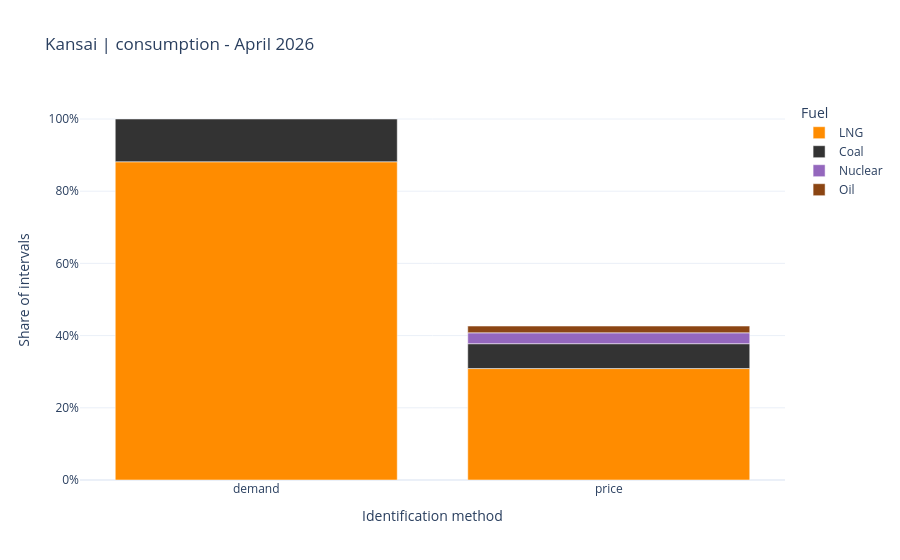
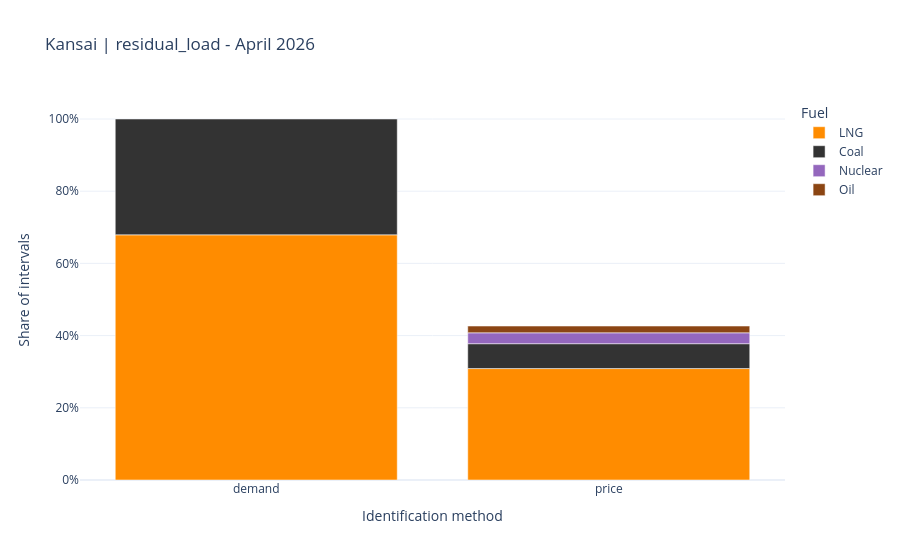
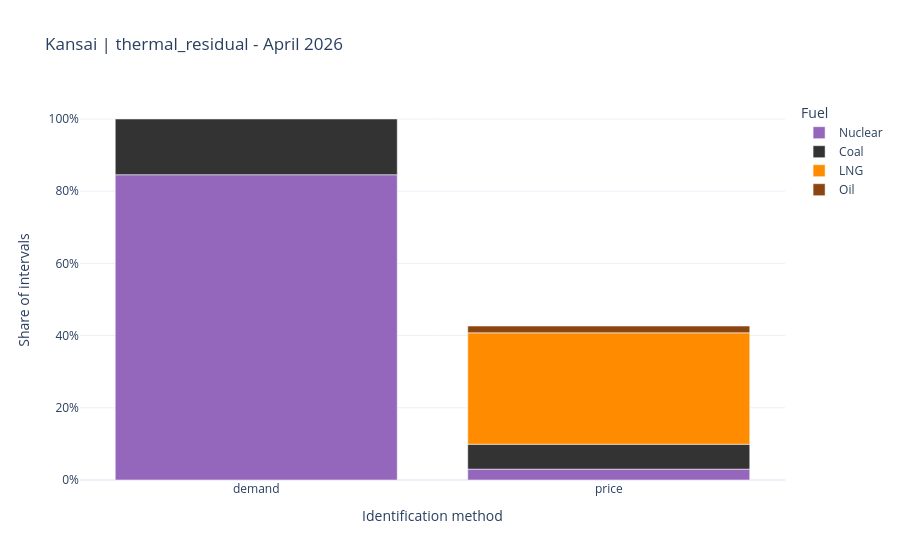
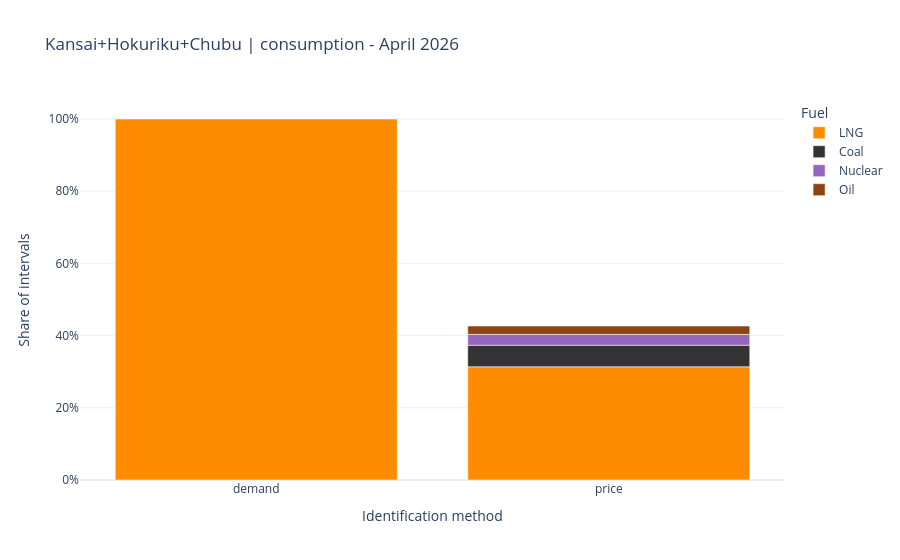

The notebook cell these images were saved under, in order:
### Code cell
# Focus Kansai: impact du fence et de la base de demande
kansai_configs = [cfg for cfg in configs if "Kansai" in cfg.name]
for cfg in kansai_configs:
    summary = summarize_price_setters(config_results[cfg.name])
    fig = plot_price_setter_share_plotly(
        summary,
        region=cfg.name,
        title=f"{cfg.name} - {result.delivery_month:%B %Y}",
    )
    fig.show()

### Figure 1 — Plotly figure (JSON) as saved in the notebook; plotly's stock layout.template omitted (floating-point values rounded to 4 significant figures)
{"data": [{"hovertemplate": "Fuel=LNG<br>Identification method=%{x}<br>Share of intervals=%{y}<extra></extra>", "legendgroup": "LNG", "marker": {"color": "#ff8c00", "pattern": {"shape": ""}}, "name": "LNG", "orientation": "v", "showlegend": true, "textposition": "auto", "type": "bar", "x": ["demand", "price"], "xaxis": "x", "y": [0.8816, 0.3087], "yaxis": "y"}, {"hovertemplate": "Fuel=Coal<br>Identification method=%{x}<br>Share of intervals=%{y}<extra></extra>", "legendgroup": "Coal", "marker": {"color": "#333333", "pattern": {"shape": ""}}, "name": "Coal", "orientation": "v", "showlegend": true, "textposition": "auto", "type": "bar", "x": ["demand", "price"], "xaxis": "x", "y": [0.1184, 0.06892], "yaxis": "y"}, {"hovertemplate": "Fuel=Nuclear<br>Identification method=%{x}<br>Share of intervals=%{y}<extra></extra>", "legendgroup": "Nuclear", "marker": {"color": "#9467bd", "pattern": {"shape": ""}}, "name": "Nuclear", "orientation": "v", "showlegend": true, "textposition": "auto", "type": "bar", "x": ["price"], "xaxis": "x", "y": [0.03015], "yaxis": "y"}, {"hovertemplate": "Fuel=Oil<br>Identification method=%{x}<br>Share of intervals=%{y}<extra></extra>", "legendgroup": "Oil", "marker": {"color": "#8b4513", "pattern": {"shape": ""}}, "name": "Oil", "orientation": "v", "showlegend": true, "textposition": "auto", "type": "bar", "x": ["price"], "xaxis": "x", "y": [0.01866], "yaxis": "y"}], "layout": {"barmode": "relative", "legend": {"title": {"text": "Fuel"}, "tracegroupgap": 0}, "title": {"text": "Kansai | consumption - April 2026"}, "xaxis": {"anchor": "y", "domain": [0, 1], "title": {"text": "Identification method"}}, "yaxis": {"anchor": "x", "domain": [0, 1], "tickformat": ".0%", "title": {"text": "Share of intervals"}}}}

### Figure 2 — Plotly figure (JSON) as saved in the notebook; plotly's stock layout.template omitted (floating-point values rounded to 4 significant figures)
{"data": [{"hovertemplate": "Fuel=LNG<br>Identification method=%{x}<br>Share of intervals=%{y}<extra></extra>", "legendgroup": "LNG", "marker": {"color": "#ff8c00", "pattern": {"shape": ""}}, "name": "LNG", "orientation": "v", "showlegend": true, "textposition": "auto", "type": "bar", "x": ["demand", "price"], "xaxis": "x", "y": [0.6791, 0.3087], "yaxis": "y"}, {"hovertemplate": "Fuel=Coal<br>Identification method=%{x}<br>Share of intervals=%{y}<extra></extra>", "legendgroup": "Coal", "marker": {"color": "#333333", "pattern": {"shape": ""}}, "name": "Coal", "orientation": "v", "showlegend": true, "textposition": "auto", "type": "bar", "x": ["demand", "price"], "xaxis": "x", "y": [0.3209, 0.06892], "yaxis": "y"}, {"hovertemplate": "Fuel=Nuclear<br>Identification method=%{x}<br>Share of intervals=%{y}<extra></extra>", "legendgroup": "Nuclear", "marker": {"color": "#9467bd", "pattern": {"shape": ""}}, "name": "Nuclear", "orientation": "v", "showlegend": true, "textposition": "auto", "type": "bar", "x": ["price"], "xaxis": "x", "y": [0.03015], "yaxis": "y"}, {"hovertemplate": "Fuel=Oil<br>Identification method=%{x}<br>Share of intervals=%{y}<extra></extra>", "legendgroup": "Oil", "marker": {"color": "#8b4513", "pattern": {"shape": ""}}, "name": "Oil", "orientation": "v", "showlegend": true, "textposition": "auto", "type": "bar", "x": ["price"], "xaxis": "x", "y": [0.01866], "yaxis": "y"}], "layout": {"barmode": "relative", "legend": {"title": {"text": "Fuel"}, "tracegroupgap": 0}, "title": {"text": "Kansai | residual_load - April 2026"}, "xaxis": {"anchor": "y", "domain": [0, 1], "title": {"text": "Identification method"}}, "yaxis": {"anchor": "x", "domain": [0, 1], "tickformat": ".0%", "title": {"text": "Share of intervals"}}}}

### Figure 3 — Plotly figure (JSON) as saved in the notebook; plotly's stock layout.template omitted (floating-point values rounded to 4 significant figures)
{"data": [{"hovertemplate": "Fuel=Nuclear<br>Identification method=%{x}<br>Share of intervals=%{y}<extra></extra>", "legendgroup": "Nuclear", "marker": {"color": "#9467bd", "pattern": {"shape": ""}}, "name": "Nuclear", "orientation": "v", "showlegend": true, "textposition": "auto", "type": "bar", "x": ["demand", "price"], "xaxis": "x", "y": [0.8457, 0.03015], "yaxis": "y"}, {"hovertemplate": "Fuel=Coal<br>Identification method=%{x}<br>Share of intervals=%{y}<extra></extra>", "legendgroup": "Coal", "marker": {"color": "#333333", "pattern": {"shape": ""}}, "name": "Coal", "orientation": "v", "showlegend": true, "textposition": "auto", "type": "bar", "x": ["demand", "price"], "xaxis": "x", "y": [0.1543, 0.06892], "yaxis": "y"}, {"hovertemplate": "Fuel=LNG<br>Identification method=%{x}<br>Share of intervals=%{y}<extra></extra>", "legendgroup": "LNG", "marker": {"color": "#ff8c00", "pattern": {"shape": ""}}, "name": "LNG", "orientation": "v", "showlegend": true, "textposition": "auto", "type": "bar", "x": ["price"], "xaxis": "x", "y": [0.3087], "yaxis": "y"}, {"hovertemplate": "Fuel=Oil<br>Identification method=%{x}<br>Share of intervals=%{y}<extra></extra>", "legendgroup": "Oil", "marker": {"color": "#8b4513", "pattern": {"shape": ""}}, "name": "Oil", "orientation": "v", "showlegend": true, "textposition": "auto", "type": "bar", "x": ["price"], "xaxis": "x", "y": [0.01866], "yaxis": "y"}], "layout": {"barmode": "relative", "legend": {"title": {"text": "Fuel"}, "tracegroupgap": 0}, "title": {"text": "Kansai | thermal_residual - April 2026"}, "xaxis": {"anchor": "y", "domain": [0, 1], "title": {"text": "Identification method"}}, "yaxis": {"anchor": "x", "domain": [0, 1], "tickformat": ".0%", "title": {"text": "Share of intervals"}}}}

### Figure 4 — Plotly figure (JSON) as saved in the notebook; plotly's stock layout.template omitted (floating-point values rounded to 4 significant figures)
{"data": [{"hovertemplate": "Fuel=LNG<br>Identification method=%{x}<br>Share of intervals=%{y}<extra></extra>", "legendgroup": "LNG", "marker": {"color": "#ff8c00", "pattern": {"shape": ""}}, "name": "LNG", "orientation": "v", "showlegend": true, "textposition": "auto", "type": "bar", "x": ["demand", "price"], "xaxis": "x", "y": [1.0, 0.3137], "yaxis": "y"}, {"hovertemplate": "Fuel=Coal<br>Identification method=%{x}<br>Share of intervals=%{y}<extra></extra>", "legendgroup": "Coal", "marker": {"color": "#333333", "pattern": {"shape": ""}}, "name": "Coal", "orientation": "v", "showlegend": true, "textposition": "auto", "type": "bar", "x": ["price"], "xaxis": "x", "y": [0.05958], "yaxis": "y"}, {"hovertemplate": "Fuel=Nuclear<br>Identification method=%{x}<br>Share of intervals=%{y}<extra></extra>", "legendgroup": "Nuclear", "marker": {"color": "#9467bd", "pattern": {"shape": ""}}, "name": "Nuclear", "orientation": "v", "showlegend": true, "textposition": "auto", "type": "bar", "x": ["price"], "xaxis": "x", "y": [0.03015], "yaxis": "y"}, {"hovertemplate": "Fuel=Oil<br>Identification method=%{x}<br>Share of intervals=%{y}<extra></extra>", "legendgroup": "Oil", "marker": {"color": "#8b4513", "pattern": {"shape": ""}}, "name": "Oil", "orientation": "v", "showlegend": true, "textposition": "auto", "type": "bar", "x": ["price"], "xaxis": "x", "y": [0.02297], "yaxis": "y"}], "layout": {"barmode": "relative", "legend": {"title": {"text": "Fuel"}, "tracegroupgap": 0}, "title": {"text": "Kansai+Hokuriku+Chubu | consumption - April 2026"}, "xaxis": {"anchor": "y", "domain": [0, 1], "title": {"text": "Identification method"}}, "yaxis": {"anchor": "x", "domain": [0, 1], "tickformat": ".0%", "title": {"text": "Share of intervals"}}}}
